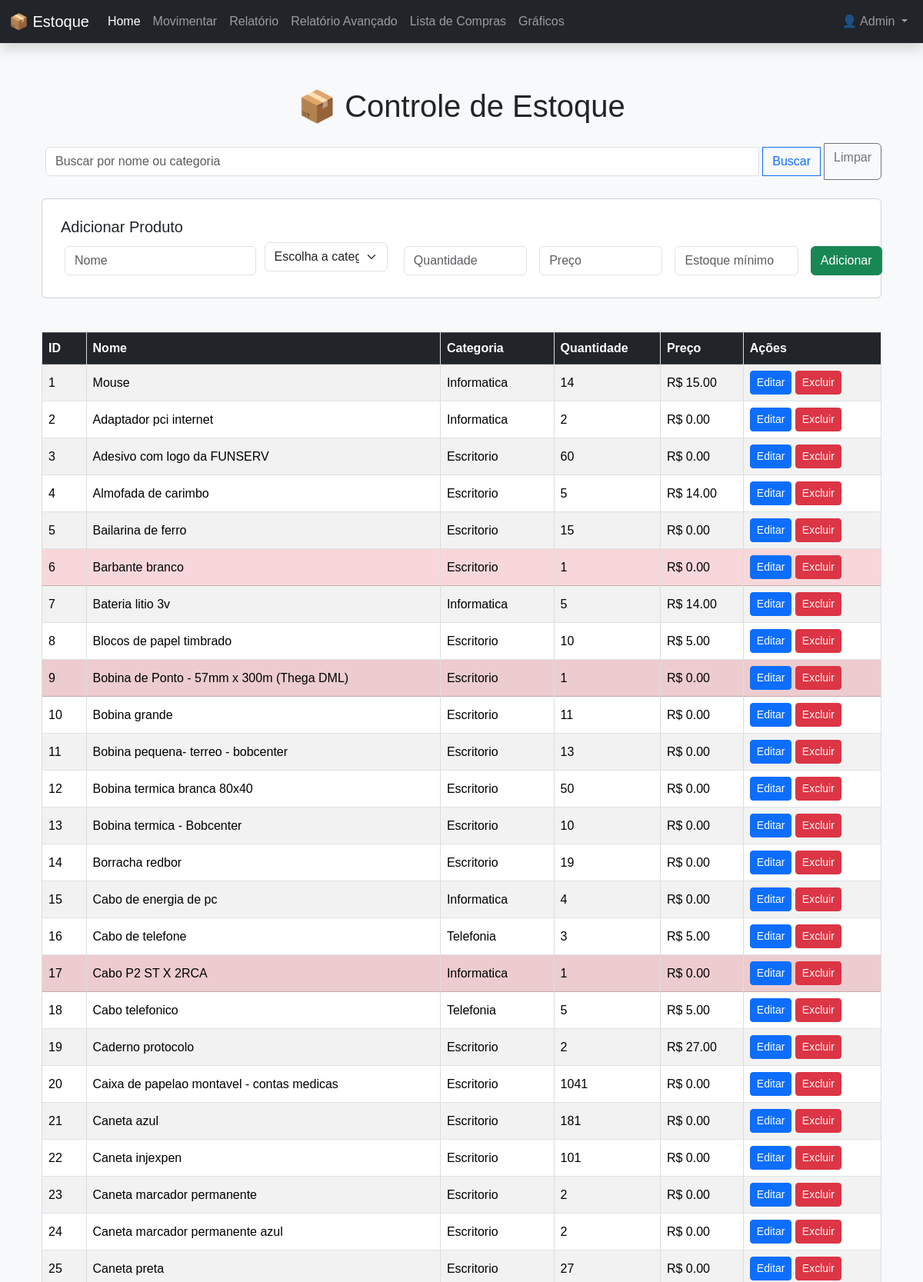
/ (signed in, upper part), run on the app's committed database.
### models.py (models this page shows)
class Usuario(db.Model, UserMixin):
    id = db.Column(db.Integer, primary_key=True)
    nome = db.Column(db.String(100), nullable=False)
    email = db.Column(db.String(100), unique=True, nullable=False)
    senha = db.Column(db.String(200), nullable=False)
    tipo = db.Column(db.String(20), nullable=False, default='usuario')
    @property
    def is_admin(self):
        return self.tipo == 'admin'

class Produto(db.Model):
    __tablename__ = 'produtos'
    id = db.Column(db.Integer, primary_key=True)
    nome = db.Column(db.String(100), nullable=False)
    quantidade = db.Column(db.Integer, nullable=False)
    preco = db.Column(db.Float, nullable=False)
    estoque_minimo = db.Column(db.Integer, nullable=False, default=0)
    categoria_id = db.Column(db.Integer, db.ForeignKey('categoria.id'), nullable=False)

class Categoria(db.Model):
    id = db.Column(db.Integer, primary_key=True)
    nome = db.Column(db.String(50), nullable=False, unique=True)
    produtos = db.relationship('Produto', backref='categoria', lazy=True)

### app.py (the view)
@app.route('/')
@login_required
def index():
    busca = request.args.get('busca')
    categorias = Categoria.query.all()
    if busca:
        produtos = Produto.query.join(Categoria).filter(
            Produto.nome.ilike(f'%{busca}%') |
            Categoria.nome.ilike(f'%{busca}%')
        ).all()
    else:
        produtos = Produto.query.all()
    return render_template('index.html', produtos=produtos, categorias=categorias)

### app.py (called while the page is built)
@login_manager.user_loader
def load_user(user_id):
    return Usuario.query.get(int(user_id))

### templates/index.html (shortened to what this page needs)
{% extends 'base.html' %}
{% block content %}
<div class="container mt-4">
  <h1 class="text-center mb-4">📦 Controle de Estoque</h1>
  <form class="input-group mb-4" method="GET" action="{{ url_for('index') }}">
    <input type="text" name="busca" class="form-control" placeholder="Buscar por nome ou categoria">
    <button class="btn btn-outline-primary" type="submit">Buscar</button>
    <a href="{{ url_for('index') }}" class="btn btn-outline-secondary">Limpar</a>
  </form>
  <div class="card p-4 mb-4">
    <h5 class="card-title">Adicionar Produto</h5>
    <form action="{{ url_for('adicionar') }}" method="POST" class="row g-3">
      <div class="col-md-3">
        <input type="text" name="nome" class="form-control" placeholder="Nome" required>
      </div>
      <div class="col-md-2">
        <select name="categoria_id" class="form-select" required>
          <option value="">Escolha a categoria</option>
        </select>
      </div>
      <div class="col-md-2">
        <input type="number" name="quantidade" class="form-control" placeholder="Quantidade" required min="0">
      </div>
      <div class="col-md-2">
        <input type="number" name="preco" class="form-control" step="0.01" placeholder="Preço" required min="0">
      </div>
      <div class="col-md-2">
        <input type="number" name="estoque_minimo" class="form-control" placeholder="Estoque mínimo" required min="0">
      </div>
      <div class="col-md-1 d-grid">
        <button type="submit" class="btn btn-success">Adicionar</button>
      </div>
    </form>
  </div>
  <div class="table-responsive">
    <table class="table table-bordered table-striped table-hover align-middle">
      <thead class="table-dark">
        <tr>
          <th>ID</th>
          <th>Nome</th>
          <th>Categoria</th>
          <th>Quantidade</th>
          <th>Preço</th>
          <th>Ações</th>
        </tr>
      </thead>
      <tbody>
        {% for p in produtos %}
        <tr class="{% if p.quantidade <= p.estoque_minimo %}table-danger{% endif %}">
          <td>{{ p.id }}</td>
          <td>{{ p.nome }}</td>
          <td>{{ p.categoria.nome }}</td>
          <td>{{ p.quantidade }}</td>
          <td>R$ {{ "%.2f"|format(p.preco) }}</td>
          <td>
            <a href="{{ url_for('edit', id=p.id) }}" class="btn btn-sm btn-primary">Editar</a>
            <a href="{{ url_for('delete', id=p.id) }}" class="btn btn-sm btn-danger"
               onclick="return confirm('Deseja mesmo excluir este produto?');">Excluir</a>
          </td>
        </tr>
        {% else %}
        <tr>
          <td colspan="6" class="text-center">Nenhum produto encontrado.</td>
        </tr>
        {% endfor %}
      </tbody>
    </table>
  </div>
</div>
{% endblock %}

### templates/base.html (shortened to what this page needs)
<!DOCTYPE html>
<html lang="pt-br">
<head>
  <link href="https://cdn.jsdelivr.net/npm/bootstrap@5.3.3/dist/css/bootstrap.min.css" rel="stylesheet">
  <link rel="stylesheet" href="{{ url_for('static', filename='css/style.css') }}">
</head>
<body class="bg-light">
  <nav class="navbar navbar-expand-lg navbar-dark bg-dark fixed-top shadow">
    <div class="container-fluid">
      <a class="navbar-brand" href="{{ url_for('index') }}">📦 Estoque</a>
      <div class="collapse navbar-collapse" id="navbarNav">
        <ul class="navbar-nav me-auto">
          <li class="nav-item">
            <a class="nav-link {% if request.endpoint == 'index' %}active{% endif %}" href="{{ url_for('index') }}">Home</a>
          </li>
          <li class="nav-item">
            <a class="nav-link {% if request.endpoint == 'movimentar' %}active{% endif %}" href="{{ url_for('movimentar') }}">Movimentar</a>
          </li>
          <li class="nav-item">
            <a class="nav-link {% if request.endpoint == 'relatorio' %}active{% endif %}" href="{{ url_for('relatorio') }}">Relatório</a>
          </li>
          <li class="nav-item">
            <a class="nav-link {% if request.endpoint == 'relatorio_avancado' %}active{% endif %}" href="{{ url_for('relatorio_avancado') }}">Relatório Avançado</a>
          </li>
          <li class="nav-item">
            <a class="nav-link {% if request.endpoint == 'lista_compras' %}active{% endif %}" href="{{ url_for('lista_compras') }}">Lista de Compras</a>
          </li>
          <li class="nav-item">
            <a class="nav-link {% if request.endpoint == 'graficos' %}active{% endif %}" href="{{ url_for('graficos') }}">Gráficos</a>
          </li>
        </ul>
        <ul class="navbar-nav ms-auto">
        {% if current_user.is_authenticated %}
          <li class="nav-item dropdown">
            <a class="nav-link dropdown-toggle" href="#" id="userDropdown" role="button" data-bs-toggle="dropdown" aria-expanded="false">
              👤 {{ current_user.nome }}
            </a>
          </li>
        {% else %}
          <li class="nav-item">
            <a class="nav-link text-success" href="{{ url_for('login') }}">Login</a>
          </li>
        {% endif %}
        </ul>
      </div>
    </div>
  </nav>
  <main class="container my-4">
    {% block content %}{% endblock %}
  </main>
</body>
</html>

### static/css/style.css (style rules this page uses)
body { font-family: Arial, sans-serif; margin: 20px; }
form input, form button { margin: 5px; }
table { margin-top: 20px; border-collapse: collapse; width: 100%; }
table, th, td { border: 1px solid #ddd; }
th, td { padding: 8px; }

### templates/base.html (style rules this page uses)
body { padding-top: 70px; }

### data on the page
Usuario: nome "Admin"
Produto: id "1", nome "Mouse", categoria.nome "Informatica", quantidade "14", preco "15.00"
Produto: id "2", nome "Adaptador pci internet", categoria.nome "Informatica", quantidade "2", preco "0.00"
Produto: id "3", nome "Adesivo com logo da FUNSERV", categoria.nome "Escritorio", quantidade "60", preco "0.00"
Produto: id "4", nome "Almofada de carimbo", categoria.nome "Escritorio", quantidade "5", preco "14.00"
Produto: id "5", nome "Bailarina de ferro", categoria.nome "Escritorio", quantidade "15", preco "0.00"
Produto: id "6", nome "Barbante branco", categoria.nome "Escritorio", quantidade "1", preco "0.00"
Produto: id "7", nome "Bateria litio 3v", categoria.nome "Informatica", quantidade "5", preco "14.00"
Produto: id "8", nome "Blocos de papel timbrado", categoria.nome "Escritorio", quantidade "10", preco "5.00"
Produto: id "9", nome "Bobina de Ponto - 57mm x 300m (Thega DML)", categoria.nome "Escritorio", quantidade "1", preco "0.00"
Produto: id "10", nome "Bobina grande", categoria.nome "Escritorio", quantidade "11", preco "0.00"
Produto: id "11", nome "Bobina pequena- terreo - bobcenter", categoria.nome "Escritorio", quantidade "13", preco "0.00"
Produto: id "12", nome "Bobina termica branca 80x40", categoria.nome "Escritorio", quantidade "50", preco "0.00"
Produto: id "13", nome "Bobina termica - Bobcenter", categoria.nome "Escritorio", quantidade "10", preco "0.00"
Produto: id "14", nome "Borracha redbor", categoria.nome "Escritorio", quantidade "19", preco "0.00"
Produto: id "15", nome "Cabo de energia de pc", categoria.nome "Informatica", quantidade "4", preco "0.00"
Produto: id "16", nome "Cabo de telefone", categoria.nome "Telefonia", quantidade "3", preco "5.00"
Produto: id "17", nome "Cabo P2 ST X 2RCA", categoria.nome "Informatica", quantidade "1", preco "0.00"
Produto: id "18", nome "Cabo telefonico", categoria.nome "Telefonia", quantidade "5", preco "5.00"
Produto: id "19", nome "Caderno protocolo", categoria.nome "Escritorio", quantidade "2", preco "27.00"
Produto: id "20", nome "Caixa de papelao montavel - contas medicas", categoria.nome "Escritorio", quantidade "1041", preco "0.00"
Produto: id "21", nome "Caneta azul", categoria.nome "Escritorio", quantidade "181", preco "0.00"
Produto: id "22", nome "Caneta injexpen", categoria.nome "Escritorio", quantidade "101", preco "0.00"
Produto: id "23", nome "Caneta marcador permanente", categoria.nome "Escritorio", quantidade "2", preco "0.00"
Produto: id "24", nome "Caneta marcador permanente azul", categoria.nome "Escritorio", quantidade "2", preco "0.00"
Produto: id "25", nome "Caneta preta", categoria.nome "Escritorio", quantidade "27", preco "0.00"
